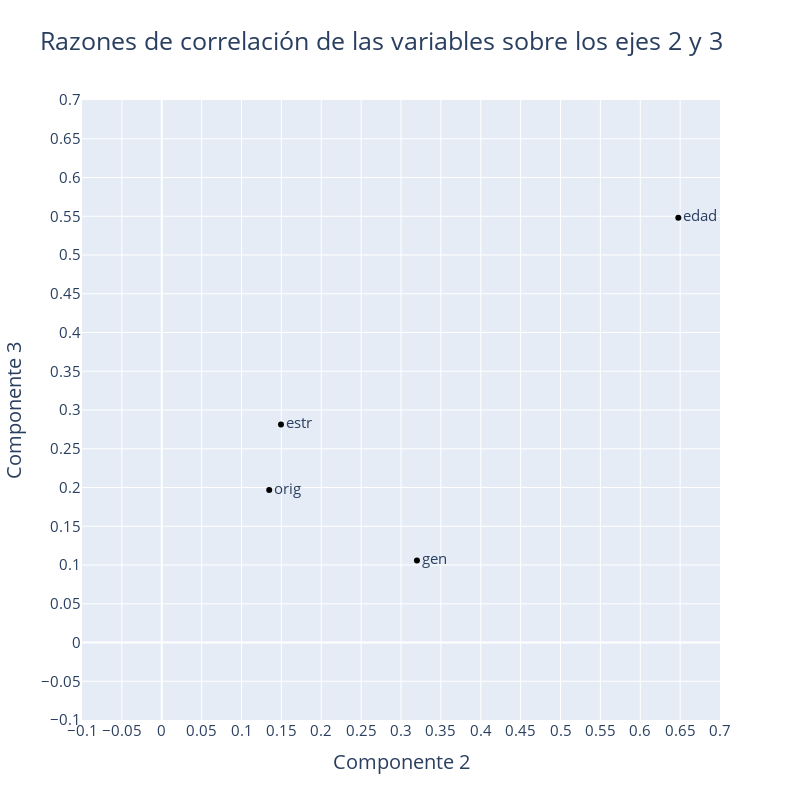

The notebook cell this image was saved under:
### Markdown cell above
### Razones de correlación sobre el plano factorial 2-3

### Code cell
# Crear la figura
fig = go.Figure()

# Agregar la gráfica de dispersión del DataFrame corr_rat usando los ejes Componente 2 y Componente 3
fig.add_trace(go.Scatter(x=corr_rat['Componente 2'], y=corr_rat['Componente 3'],
                         mode='markers+text', text=corr_rat.index,
                         marker=dict(size=6, color='black'),
                         textposition='middle right',
                         name='Razones de correlación de las variables sobre los ejes 2 y 3',
                         textfont=dict(size=15)))

# Actualizar el diseño de la figura
fig.update_layout(width=800, height=800,
                  title='Razones de correlación de las variables sobre los ejes 2 y 3',
                  xaxis=dict(dtick=0.05, range=[-0.1,0.7], title='Componente 2',
                             title_font=dict(size=20), tickfont=dict(size=15)),
                  yaxis=dict(dtick=0.05, range=[-0.1,0.7], title='Componente 3',
                             title_font=dict(size=20), tickfont=dict(size=15)),
                  title_font=dict(size=25),
                  showlegend=False)

# Mostrar la figura
fig.show()

### Figure 1 — Plotly figure (JSON) as saved in the notebook; plotly's stock layout.template omitted (floating-point values rounded to 4 significant figures)
{"data": [{"marker": {"color": "black", "size": 6}, "mode": "markers+text", "name": "Razones de correlación de las variables sobre los ejes 2 y 3", "text": ["gen", "edad", "estr", "orig"], "textfont": {"size": 15}, "textposition": "middle right", "type": "scatter", "x": [0.32, 0.6478, 0.1495, 0.1347], "y": [0.1059, 0.5481, 0.2812, 0.1968]}], "layout": {"height": 800, "showlegend": false, "title": {"font": {"size": 25}, "text": "Razones de correlación de las variables sobre los ejes 2 y 3"}, "width": 800, "xaxis": {"dtick": 0.05, "range": [-0.1, 0.7], "tickfont": {"size": 15}, "title": {"font": {"size": 20}, "text": "Componente 2"}}, "yaxis": {"dtick": 0.05, "range": [-0.1, 0.7], "tickfont": {"size": 15}, "title": {"font": {"size": 20}, "text": "Componente 3"}}}}
